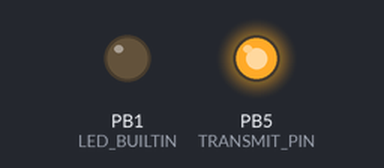
Bench run of a sketch on a simulated ATtiny85, built with avr-gcc and run on an emulated ATtiny85. On the bench: output pins drawn as LEDs (lit = HIGH). The audio player accepts every command and is not drawn.

Above: at 5.0 s.
At 12.8 s:
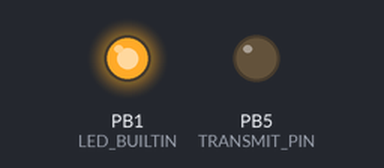
Timing chart, 0 to 20.4 s (numbered marks = the images above):
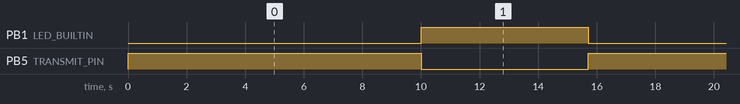

The sketch:

HamBeacon_Talkie_V6.ino
```cpp
#include "Talkie.h"
#include "TalkieUtils.h"
#include "Vocab_US_Large.h"


// -----------------------------------------------------------------------


  //Adjust the delay between automatic transmissions
  const int DELAY_TIME = 10; // in seconds

  //Pin connected to PTT on radio
  const int TRANSMIT_PIN = 5;

  //Variable for storing elapsed time.
  unsigned long startTime = 0;


// -----------------------------------------------------------------------


// Voice Synth
// Talkie outputs to BOTH pins D3 and D6
Talkie voice;


// -----------------------------------------------------------------------


void setup() {

  pinMode(TRANSMIT_PIN, OUTPUT);
  digitalWrite(TRANSMIT_PIN, HIGH);

  pinMode(LED_BUILTIN, OUTPUT);

}//setup


// -----------------------------------------------------------------------


void TransmitBeaconMessage() {

  //visual indicator of transmission -- on
  digitalWrite(LED_BUILTIN, HIGH);

  //transmit
  digitalWrite(TRANSMIT_PIN, LOW);
  delay(750);

  voice.say(sp2_F);
  voice.say(sp2_O);
  voice.say(sp2_X);
  voice.say(sp2_H);
  voice.say(sp2_U);
  voice.say(sp2_N);
  voice.say(sp2_T);

  //stop transmit
  delay(750);
  digitalWrite(TRANSMIT_PIN, HIGH);

  //visual indicator of transmission -- off
  digitalWrite(LED_BUILTIN, LOW);

  //Reset timer
  startTime = millis();

}//TransmitBeaconMessage


// -----------------------------------------------------------------------


void loop() {

    // Run every x seconds (as defined by DELAY_TIME)
    if (millis() - startTime >= (DELAY_TIME * 1000)) {
      TransmitBeaconMessage();
    }

}//loop
```

TalkieUtils.h
```cpp
// (licence header left out)
#ifndef TALKIEUTILS_H_
#define TALKIEUTILS_H_

#include "Talkie.h"

extern const uint8_t spPAUSE1[] PROGMEM;
extern const uint8_t spPAUSE2[] PROGMEM;

int8_t sayQNumber(Talkie * voice, long n);
int8_t sayQFloat(Talkie * voice, float aFloat, int aDecimalPlaces, bool aSuppressLeadingZero = true, bool aSuppressTrailingZero =
        false);
int8_t sayQVoltageMilliVolts(Talkie * aVoice, long aMilliVolt);
int8_t sayQPause(Talkie * aVoice);

#endif /* TALKIEUTILS_H_ */
```

Vocab_Special.c
```cpp
// (licence header left out)
#include <stdint.h>
#include <avr/pgmspace.h>

const uint8_t spPAUSE1[]    PROGMEM = {0x08,0x14,0xC1,0xDD,0x45,0x64,0x03,0x00,0xFC,0x4A,0x56,0x26,0x3A,0x06,0x0A};
const uint8_t spPAUSE2[]    PROGMEM = {0x08,0x14,0xC1,0xDD,0x45,0x64,0x03,0x00,0x00,0x00,0xC0,0xFF,0x4A,0x46,0x51,0x39,0x79,0x15,0x0A};
```

Source omitted: b_Soundbites.c (data table, 15140 bytes), ab_US_Large.c (data table, 344421 bytes), Vocab_US_Large.h (28250 bytes)

Measured:
- by itself, PB1 (LED_BUILTIN): alternates HIGH for 5.7 s and LOW for 10.0 s
- by itself, PB5 (TRANSMIT_PIN): alternates HIGH for 10.0 s and LOW for 5.7 s
